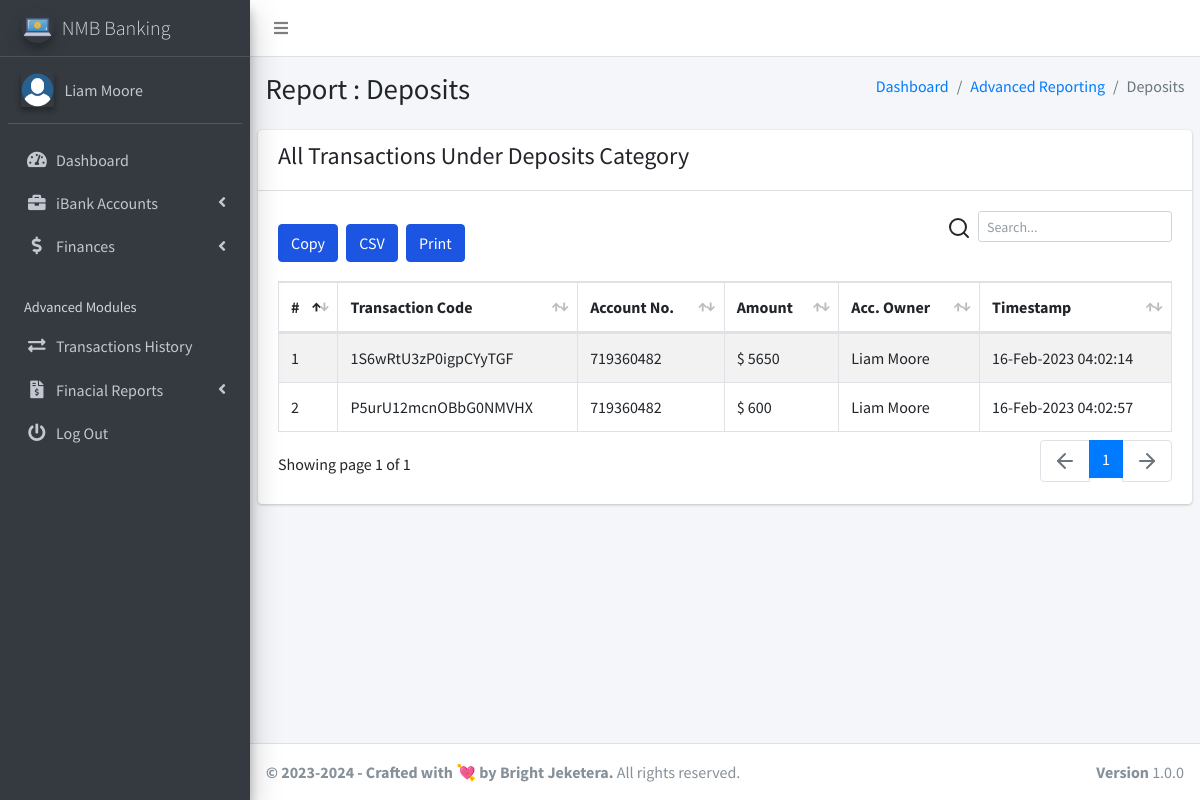
The app's page /client/pages_financial_reporting_deposits.php (signed in) with its own data.
### tables this page shows
CREATE TABLE `ib_systemsettings` (
  `id` int(20) NOT NULL,
  `sys_name` longtext NOT NULL,
  `sys_tagline` longtext NOT NULL,
  `sys_logo` varchar(200) NOT NULL
);

CREATE TABLE `ib_clients` (
  `client_id` int(11) NOT NULL,
  `name` varchar(200) NOT NULL,
  `national_id` varchar(200) NOT NULL,
  `phone` varchar(200) NOT NULL,
  `address` varchar(200) NOT NULL,
  `email` varchar(200) UNIQUE NOT NULL ,
  `password` varchar(200) NOT NULL,
  `profile_pic` varchar(200),
  `face_login_token` varchar(200),
  `acc_token` varchar(200),
  `client_number` varchar(200) NOT NULL,
  `last_login_ip` varchar(200) NOT NULL,
  `last_login_agent` varchar(200) NOT NULL,
  `last_login_attempts` int default 0
);

CREATE TABLE `ib_transactions` (
  `tr_id` int(20) NOT NULL,
  `tr_code` varchar(200) NOT NULL,
  `account_id` varchar(200) NOT NULL,
  `acc_name` varchar(200) NOT NULL,
  `account_number` varchar(200) NOT NULL,
  `acc_type` varchar(200) NOT NULL,
  `acc_amount` varchar(200) NOT NULL,
  `tr_type` varchar(200) NOT NULL,
  `tr_status` varchar(200) NOT NULL,
  `client_id` varchar(200) NOT NULL,
  `client_name` varchar(200) NOT NULL,
  `client_national_id` varchar(200) NOT NULL,
  `transaction_amt` varchar(200) NOT NULL,
  `client_phone` varchar(200) NOT NULL,
  `receiving_acc_no` varchar(200) NOT NULL,
  `created_at` timestamp(6) NOT NULL DEFAULT current_timestamp(6) ON UPDATE current_timestamp(6),
  `receiving_acc_name` varchar(200) NOT NULL,
  `receiving_acc_holder` varchar(200) NOT NULL
);

### client/pages_financial_reporting_deposits.php (the view, shortened to what this page needs)
<?php
include('conf/config.php');
?>
<!DOCTYPE html>
<html>
<?php include("dist/_partials/head.php"); ?>
<body class="hold-transition sidebar-mini layout-fixed layout-navbar-fixed">
  <div class="wrapper">
    <?php include("dist/_partials/nav.php"); ?>
    <?php include("dist/_partials/sidebar.php"); ?>
    <div class="content-wrapper">
      <section class="content-header">
        <div class="container-fluid">
          <div class="row mb-2">
            <div class="col-sm-6">
              <h1>Report : Deposits</h1>
            </div>
            <div class="col-sm-6">
              <ol class="breadcrumb float-sm-right">
                <li class="breadcrumb-item"><a href="pages_dashboard.php">Dashboard</a></li>
                <li class="breadcrumb-item"><a href="pages_financial_reporting_deposits.php">Advanced Reporting</a></li>
                <li class="breadcrumb-item active">Deposits</li>
              </ol>
            </div>
          </div>
        </div>
      </section>
      <section class="content">
        <div class="row">
          <div class="col-12">
            <div class="card">
              <div class="card-header">
                <h4>All Transactions Under Deposits Category</h4>
              </div>
              <div class="card-body">
                <table id="export" class="table table-hover table-bordered table-striped">
                  <thead>
                    <tr>
                      <th>#</th>
                      <th>Transaction Code</th>
                      <th>Account No.</th>
                      <th>Amount</th>
                      <th>Acc. Owner</th>
                      <th>Timestamp</th>
                    </tr>
                  </thead>
                  <tbody>
                    <?php
                    $client_id = $_SESSION['client_id'];
                    $ret = "SELECT * FROM  ib_transactions  WHERE tr_type = 'Deposit' AND client_id =? ";
                    $stmt = $mysqli->prepare($ret);
                    $stmt->bind_param('i', $client_id);
                    $stmt->execute();
                    $res = $stmt->get_result();
                    $cnt = 1;
                    while ($row = $res->fetch_object()) {
                      $transTstamp = $row->created_at;
                    ?>
                      <tr>
                        <td><?php echo $cnt; ?></td>
                        <td><?php echo $row->tr_code; ?></a></td>
                        <td><?php echo $row->account_number; ?></td>
                        <td>$ <?php echo $row->transaction_amt; ?></td>
                        <td><?php echo $row->client_name; ?></td>
                        <td><?php echo date("d-M-Y h:m:s ", strtotime($transTstamp)); ?></td>
                      </tr>
                    <?php $cnt = $cnt + 1;
                    } ?>
                </table>
              </div>
            </div>
          </div>
        </div>
      </section>
    </div>
    <?php include("dist/_partials/footer.php"); ?>
  </div>
</body>
</html>

### client/dist/_partials/sidebar.php (shortened to what this page needs)
<aside class="main-sidebar sidebar-dark-primary elevation-4">
  <?php
  $client_id = $_SESSION['client_id'];
  $ret = "SELECT * FROM  ib_clients  WHERE client_id = ? ";
  $stmt = $mysqli->prepare($ret);
  $stmt->bind_param('i', $client_id);
  $stmt->execute();
  $res = $stmt->get_result();
  while ($row = $res->fetch_object()) {
    if ($row->profile_pic == '') {
      $profile_picture = "<img src='../admin/dist/img/user_icon.png' class=' elevation-2' alt='User Image'>
                ";
    } else {
      $profile_picture = "<img src='../admin/dist/img/$row->profile_pic' class='elevation-2' alt='User Image'>
                ";
    }
    $ret = "SELECT * FROM `ib_systemsettings` ";
    $stmt = $mysqli->prepare($ret);
    $stmt->execute();
    $res = $stmt->get_result();
    while ($sys = $res->fetch_object()) {
  ?>
      <a href="pages_dashboard.php" class="brand-link">
        <img src="../admin/dist/img/<?php echo $sys->sys_logo;?>" alt="iBanking Logo" class="brand-image img-circle elevation-3" style="opacity: .8">
        <span class="brand-text font-weight-light"><?php echo $sys->sys_name;?></span>
      </a>
      <div class="sidebar">
        <div class="user-panel mt-3 pb-3 mb-3 d-flex">
          <div class="image">
            <?php echo $profile_picture; ?>
          </div>
          <div class="info">
            <a href="/client/pages_account.php" class="d-block"><?php echo $row->name; ?></a>
          </div>
        </div>
        <nav class="mt-2">
          <ul class="nav nav-pills nav-sidebar flex-column" data-widget="treeview" role="menu" data-accordion="false">
            <li class="nav-item has-treeview">
              <a href="pages_dashboard.php" class="nav-link">
                <i class="nav-icon fas fa-tachometer-alt"></i>
                <p>
                  Dashboard
                </p>
              </a>
            </li>
            <li class="nav-item has-treeview">
              <a href="#" class="nav-link">
                <i class="nav-icon fas fa-briefcase"></i>
                <p>
                  iBank Accounts
                  <i class="fas fa-angle-left right"></i>
                </p>
              </a>
            </li>
            <li class="nav-item has-treeview">
              <a href="#" class="nav-link">
                <i class="nav-icon fas fa-dollar-sign"></i>
                <p>
                  Finances
                  <i class="fas fa-angle-left right"></i>
                </p>
              </a>
            </li>
            <li class="nav-header">Advanced Modules</li>
            <li class="nav-item">
              <a href="pages_transactions_engine.php" class="nav-link">
                <i class="nav-icon fas fa-exchange-alt"></i>
                <p>
                  Transactions History
                </p>
              </a>
            </li>
            <li class="nav-item has-treeview">
              <a href="#" class="nav-link">
                <i class="nav-icon fas fa-file-invoice-dollar"></i>
                <p>
                  Finacial Reports
                  <i class="fas fa-angle-left right"></i>
                </p>
              </a>
            </li>
            <li class="nav-item">
              <a href="pages_logout.php" class="nav-link">
                <i class="nav-icon fas fa-power-off"></i>
                <p>
                  Log Out
                </p>
              </a>
            </li>
          </ul>
        </nav>
      </div>
</aside>
<?php
    }
  } ?>

### client/dist/_partials/footer.php
<?php
$ret = "SELECT * FROM `ib_systemsettings` ";
$stmt = $mysqli->prepare($ret);
$stmt->execute();
$res = $stmt->get_result();
while ($sys = $res->fetch_object()) {
?>
  <footer class="main-footer">
    <strong>&copy; 2023-<?php echo date('Y'); ?> - Crafted with 💘 by Bright Jeketera.</strong>
    All rights reserved.
    <div class="float-right d-none d-sm-inline-block">
      <b>Version</b> 1.0.0
    </div>
  </footer>
<?php } ?>

### records on screen
ib_clients: name "Liam Moore"
ib_systemsettings: sys_logo (picture), sys_name "NMB Banking", ib_clients.profile_pic (picture)
ib_transactions: tr_code "1S6wRtU3zP0igpCYyTGF", account_number "719360482", transaction_amt "5650", client_name "Liam Moore", created_at "16-Feb-2023 04:02:14"
ib_transactions: tr_code "P5urU12mcnOBbG0NMVHX", account_number "719360482", transaction_amt "600", client_name "Liam Moore", created_at "16-Feb-2023 04:02:57"
